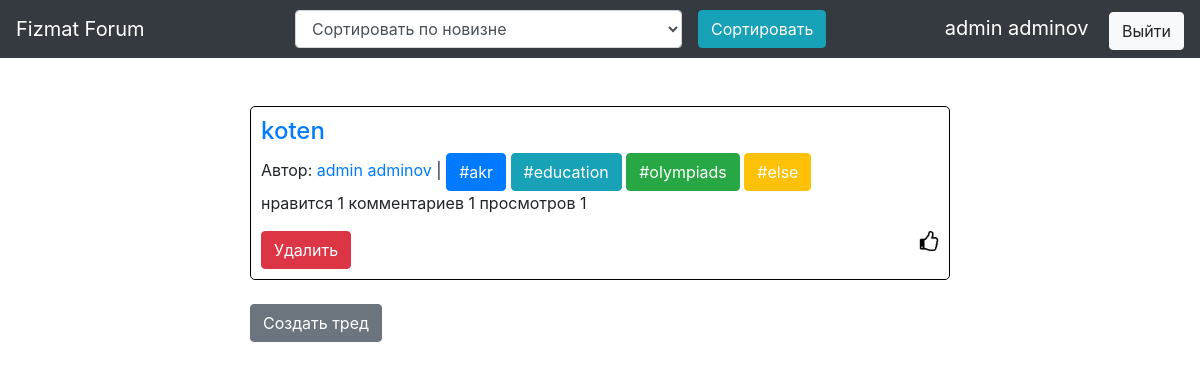
Page / (signed in) on the earlier database version.
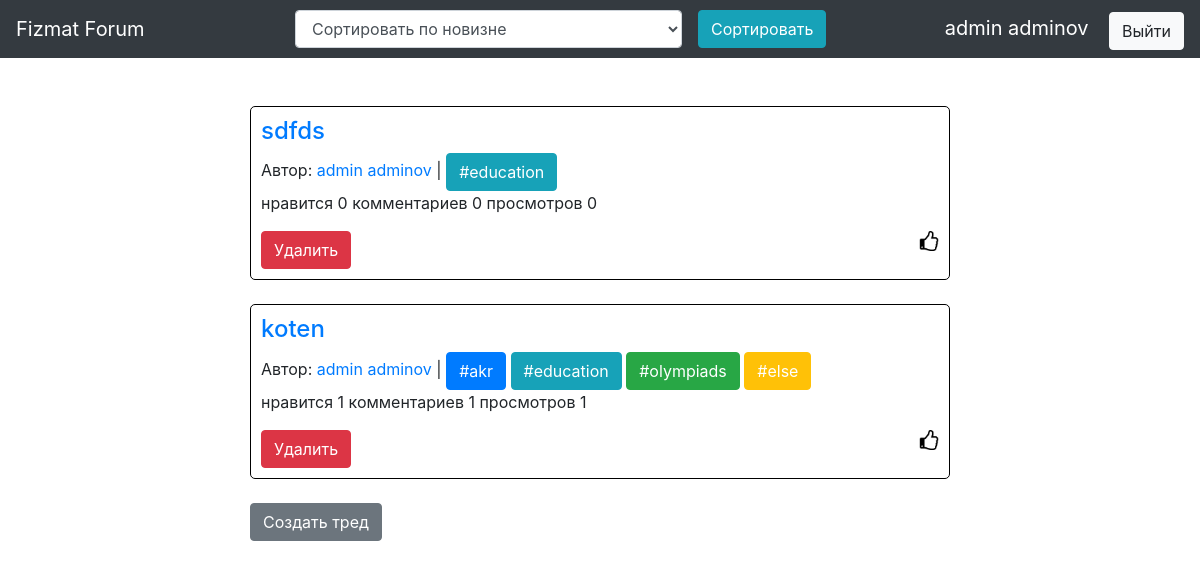
Same page on the later database version.
### data/users.py (models this page shows, shortened)
class User(SqlAlchemyBase, UserMixin, SerializerMixin):
    __tablename__ = 'users'
    id = sqlalchemy.Column(sqlalchemy.Integer, primary_key=True, autoincrement=True)
    surname = sqlalchemy.Column(sqlalchemy.String, nullable=False)
    name = sqlalchemy.Column(sqlalchemy.String, nullable=False)
    age = sqlalchemy.Column(sqlalchemy.Integer, nullable=False)
    grade = sqlalchemy.Column(sqlalchemy.Integer, nullable=False)
    email = sqlalchemy.Column(sqlalchemy.String, index=True, unique=True, nullable=False)
    hashed_password = sqlalchemy.Column(sqlalchemy.String)

### data/threads.py (models this page shows)
class Thread(SqlAlchemyBase, UserMixin, SerializerMixin):
    __tablename__ = 'threads'
    id = sqlalchemy.Column(sqlalchemy.Integer, primary_key=True, autoincrement=True)
    title = sqlalchemy.Column(sqlalchemy.String, nullable=False)
    user_id = sqlalchemy.Column(sqlalchemy.Integer, sqlalchemy.ForeignKey("users.id"))
    like_count = sqlalchemy.Column(sqlalchemy.Integer, nullable=False)
    view_count = sqlalchemy.Column(sqlalchemy.Integer, nullable=False)
    comment_count = sqlalchemy.Column(sqlalchemy.Integer, nullable=False)
    user = orm.relation('User')
    categories = orm.relation("Category", secondary=association_table, backref="threads")

### data/categories.py (models this page shows)
class Category(SqlAlchemyBase):
    __tablename__ = 'categories'
    id = sqlalchemy.Column(sqlalchemy.Integer, primary_key=True, autoincrement=True)
    name = sqlalchemy.Column(sqlalchemy.String, nullable=True)

### main.py (the view)
@app.route('/')
def index():
    session = db_session.create_session()
    return render_template('index.html', threads=session.query(Thread).all())

### data/db_session.py (called while the page is built)
def create_session() -> Session:
    global __factory
    return __factory()

### main.py (called while the page is built)
@login_manager.user_loader
def load_user(user_id):
    session = db_session.create_session()
    return session.query(User).get(user_id)

### templates/index.html (shortened to what this page needs)
{% extends "base.html" %}
{% block select %}
<form class="form-inline" name="sort_type" action="/sorted" method="GET">
    <div class="form-group mx-sm-3">
        <select class="form-control" name="sort_type">
            <option value="time">Сортировать по новизне</option>
        </select>
    </div>
    <button class="btn btn-info" type="submit">Сортировать</button>
</form>
{% endblock %}
{% block content %}
<br/><br/>
{% for item in threads|reverse %}
    <div class="thread">
        <a href="/thread/{{ item.id }}"><h4>{{ item.title }}</h4></a>
        <p>Автор: <a target="_blank" href="/profile/{{current_user.id}}">{{ item.user.name }} {{ item.user.surname }}</a> |
        {% for tag in item.categories %}
            {% if tag.name == "education" %}
                <a class="btn btn-info" style="color: #fff;">#education</a>
            {% elif tag.name == "akr" %}
                <a class="btn btn-primary" style="color: #fff;">#akr</a>
            {% elif tag.name == "olympiads" %}
                <a class="btn btn-success" style="color: #fff;">#olympiads</a>
            {% else %}
                <a class="btn btn-warning" style="color: #fff;">#else</a>
            {% endif %}
        {% endfor %}
        <br/>нравится {{ item.like_count }} комментариев {{ item.comment_count }} просмотров {{ item.view_count }}</p>
        {% if current_user.is_authenticated and current_user == item.user %}
            <a href="/thread_delete/{{ item.id }}" class="btn btn-danger">Удалить</a>
        {% endif %}
        {% if current_user.is_authenticated %}
            <a href="/like_thread/{{ item.id }}"><img src="/static/img/like.png" height="20px" width="20px" align="right"></a>
        {% endif %}
    </div>
    <br>
{% endfor %}
    {% if current_user.is_authenticated %}
        <a href="add_thread" class="btn btn-secondary form">Создать тред</a>
    {% endif %}
{% endblock %}

### templates/base.html (shortened to what this page needs)
<!DOCTYPE html>
<html lang="en">
<head>
                    <link rel="stylesheet"
                    href="https://stackpath.bootstrapcdn.com/bootstrap/4.4.1/css/bootstrap.min.css"
>
    <link rel="stylesheet" href="/static/css/style.css">
</head>
<body>
    <nav class="navbar navbar-dark bg-dark">
        <a class="navbar-brand" href="/">Fizmat Forum</a>
                {% block select %}{% endblock %}
                {% if current_user.is_authenticated %}
                    <span>
                        <a target="_blank" class="navbar-brand" href="/profile/{{current_user.id}}">{{ current_user.name }} {{ current_user.surname }}</a>
                        <a class="btn btn-light" href="/logout">Выйти</a>
                    </span>
                {% else %}
                    <p>
                        <a class="btn btn-primary " href="/register">Зарегистрироваться</a>
                        <a class="btn btn-success" href="/login">Войти</a>
                    </p>
                {% endif %}
    </nav>
    {% block content %}{% endblock %}
</body>
</html>

### static/css/style.css (style rules this page uses)
.form { margin-left: 250px; margin-right: 250px; }
.thread { margin-left: 250px; margin-right: 250px; border: solid 1px black; border-radius: 5px; padding: 10px 10px 10px 10px; }

Differences in the rows shown:
added Thread: title "sdfds", user.name "admin", user.surname "adminov", like_count "0", comment_count "0", view_count "0", Category (name "#education")
